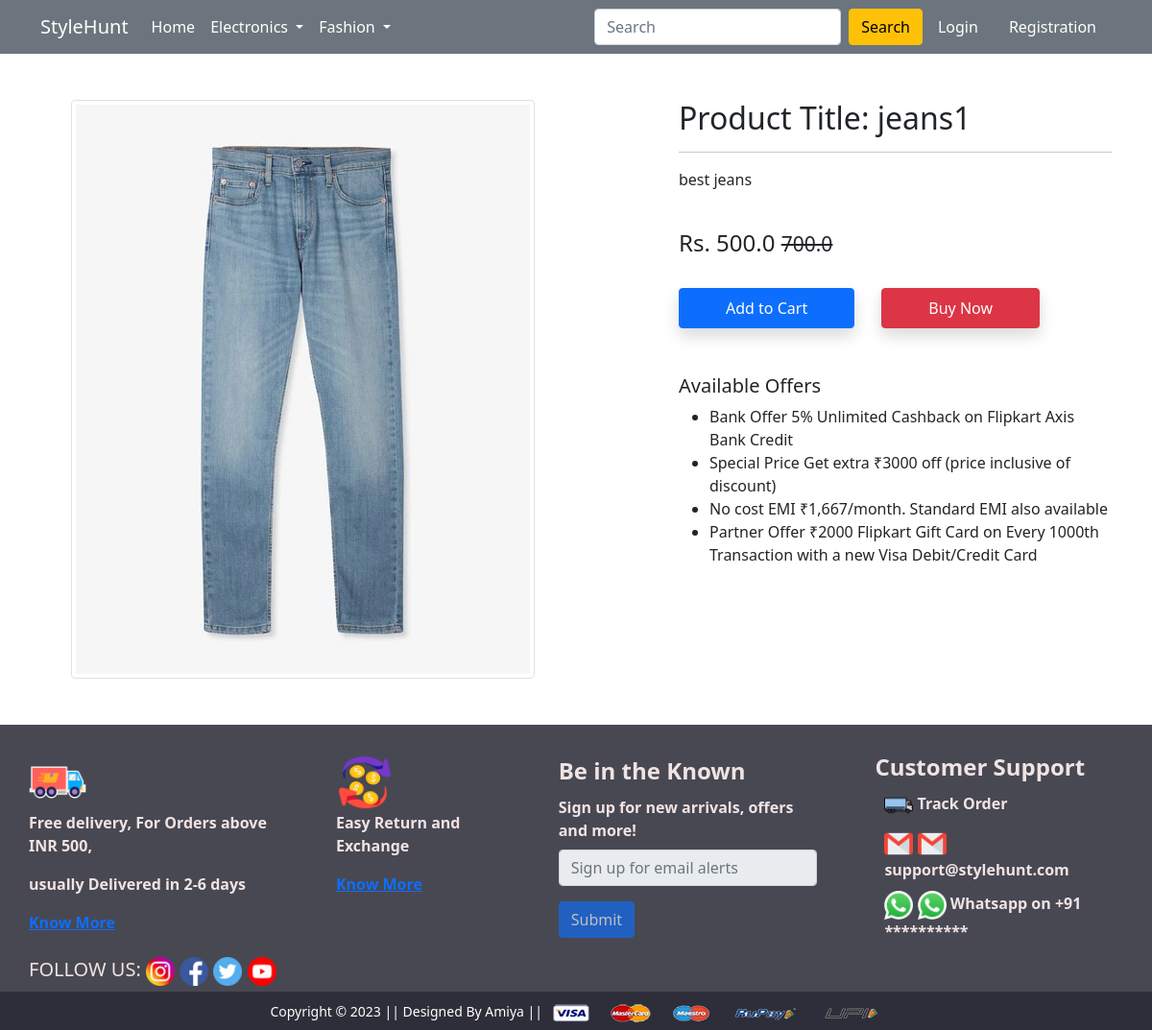
Screenshot of /product-detail/1 with the database file from the repository.
### app/models.py (models this page shows, shortened)
class Product(models.Model):
    titel=models.CharField(max_length=100)
    selling_price=models.FloatField()
    discounted_price=models.FloatField()
    description=models.TextField()
    brand=models.CharField(max_length=100)
    category=models.CharField(choices=CATEGORY__CHOICES,max_length=2)
    product_image=models.ImageField(upload_to="productimg")

### app/views.py (the view)
# urls.py: path('product-detail/<int:pk>', views.ProductDetailView.as_view(), name='product-detail'),
class ProductDetailView(View):
    def get(self,request,pk):
        totalitem=0
        product=Product.objects.get(pk=pk)
        item_already_in_cart=False
        if request.user.is_authenticated:
           totalitem=len(Cart.objects.filter(user=request.user))
           item_already_in_cart=Cart.objects.filter(Q(product=product.id) & Q(user=request.user)).exists()
        return render(request,'app/productdetail.html',{'product':product, 'item_already_in_cart':item_already_in_cart,'totalitem':totalitem})

### app/templates/app/productdetail.html (shortened to what this page needs)
{% extends 'app/base.html' %}
{% load static %}
{% block main-content %}
<div class="container my-5">
 <div class="row">
  <div class="col-sm-6 text-center align-self-center">
   <img src="{{product.product_image.url}}" alt="" class="img-fluid img-thumbnail">
  </div>
  <div class="col-sm-5 offset-sm-1">
   <h2>Product Title: {{product.titel}}</h2>
   <hr>
   <p>{{product.description}}</p> <br>
   <h4>Rs. {{product.discounted_price}} <small class="fw-light text-decoration-line-through">{{product.selling_price}}</small></h4> <br>
{% if not request.user.is_authenticated %}
  <form  action="/add-to-cart" class="d-inline" >
    <button type="submit" class="btn btn-primary shadow px-5 py-2 ">Add to Cart</button>
  </form>
{% endif %}
   <a href="{% url 'checkout' %}" class="btn btn-danger shadow px-5 py-2 ms-4">Buy Now</a>
   <h5 class="mt-5">Available Offers</h5>
   <ul>
    <li>Bank Offer 5% Unlimited Cashback on Flipkart Axis Bank Credit</li>
    <li>Special Price Get extra ₹3000 off (price inclusive of discount)</li>
    <li>No cost EMI ₹1,667/month. Standard EMI also available</li>
    <li>Partner Offer ₹2000 Flipkart Gift Card on Every 1000th Transaction with a new Visa Debit/Credit Card</li>
   </ul>
  </div>
 </div>
</div>
{% endblock main-content %}

### rows the page displays
Product: product_image (picture), titel "jeans1", description "best jeans", discounted_price "500.0", selling_price "700.0"
